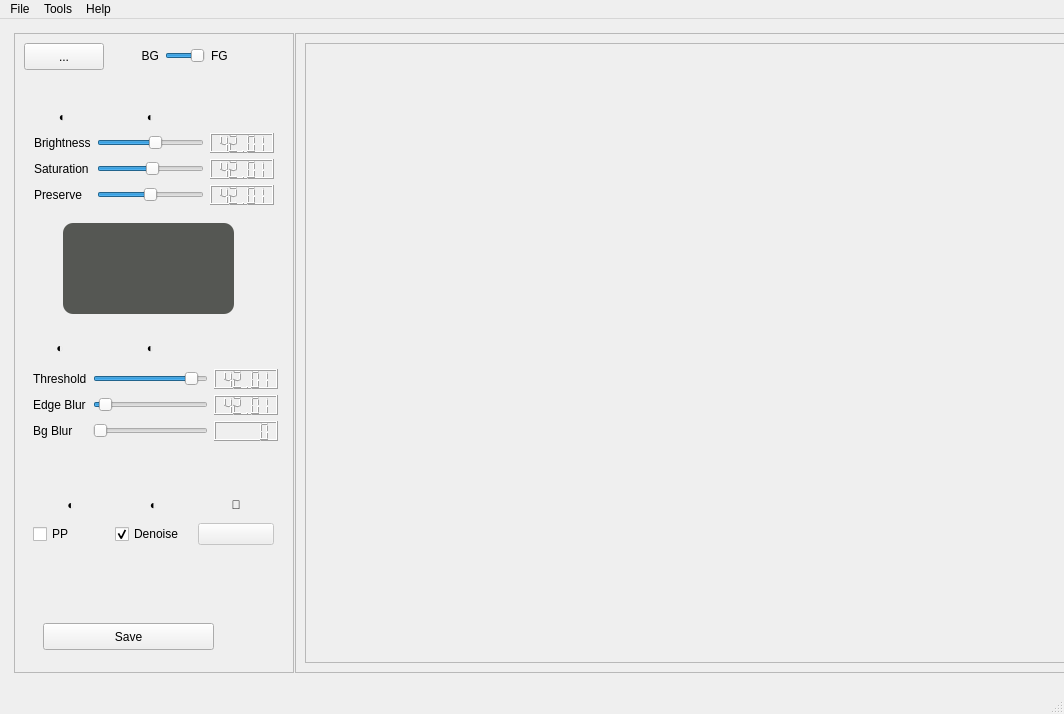
<?xml version="1.0" encoding="UTF-8"?>
<ui version="4.0">
 <class>MainWindow</class>
 <widget class="QMainWindow" name="MainWindow">
  <property name="geometry">
   <rect>
    <x>0</x>
    <y>0</y>
    <width>1064</width>
    <height>714</height>
   </rect>
  </property>
  <property name="acceptDrops">
   <bool>true</bool>
  </property>
  <property name="windowTitle">
   <string>MainWindow</string>
  </property>
  <property name="windowIcon">
   <iconset>
    <normaloff>:/icon/appicon.png</normaloff>:/icon/appicon.png</iconset>
  </property>
  <widget class="QWidget" name="centralwidget">
   <property name="minimumSize">
    <size>
     <width>800</width>
     <height>600</height>
    </size>
   </property>
   <layout class="QHBoxLayout" name="horizontalLayout">
    <item>
     <layout class="QHBoxLayout" name="horizontalLayout_2" stretch="0,0">
      <property name="spacing">
       <number>1</number>
      </property>
      <property name="sizeConstraint">
       <enum>QLayout::SetDefaultConstraint</enum>
      </property>
      <property name="leftMargin">
       <number>5</number>
      </property>
      <property name="topMargin">
       <number>5</number>
      </property>
      <property name="rightMargin">
       <number>5</number>
      </property>
      <property name="bottomMargin">
       <number>10</number>
      </property>
      <item>
       <widget class="QFrame" name="frameControl">
        <property name="sizePolicy">
         <sizepolicy hsizetype="Preferred" vsizetype="Preferred">
          <horstretch>0</horstretch>
          <verstretch>0</verstretch>
         </sizepolicy>
        </property>
        <property name="minimumSize">
         <size>
          <width>280</width>
          <height>0</height>
         </size>
        </property>
        <property name="maximumSize">
         <size>
          <width>250</width>
          <height>16777215</height>
         </size>
        </property>
        <property name="styleSheet">
         <string notr="true"/>
        </property>
        <property name="frameShape">
         <enum>QFrame::StyledPanel</enum>
        </property>
        <property name="frameShadow">
         <enum>QFrame::Raised</enum>
        </property>
        <widget class="QPushButton" name="button2Browse">
         <property name="geometry">
          <rect>
           <x>10</x>
           <y>10</y>
           <width>80</width>
           <height>27</height>
          </rect>
         </property>
         <property name="maximumSize">
          <size>
           <width>150</width>
           <height>16777215</height>
          </size>
         </property>
         <property name="toolTip">
          <string>&lt;html&gt;&lt;head/&gt;&lt;body&gt;&lt;p&gt;Open an image file to edit&lt;/p&gt;&lt;/body&gt;&lt;/html&gt;</string>
         </property>
         <property name="text">
          <string>...</string>
         </property>
        </widget>
        <widget class="QFrame" name="frameSliders">
         <property name="geometry">
          <rect>
           <x>9</x>
           <y>60</y>
           <width>291</width>
           <height>511</height>
          </rect>
         </property>
         <property name="minimumSize">
          <size>
           <width>250</width>
           <height>0</height>
          </size>
         </property>
         <property name="styleSheet">
          <string notr="true"/>
         </property>
         <property name="frameShape">
          <enum>QFrame::NoFrame</enum>
         </property>
         <property name="frameShadow">
          <enum>QFrame::Sunken</enum>
         </property>
         <property name="lineWidth">
          <number>0</number>
         </property>
         <widget class="QWidget" name="layoutWidget">
          <property name="geometry">
           <rect>
            <x>10</x>
            <y>400</y>
            <width>241</width>
            <height>52</height>
           </rect>
          </property>
          <layout class="QGridLayout" name="gridLayout_3">
           <item row="3" column="0">
            <widget class="QCheckBox" name="check_pp">
             <property name="toolTip">
              <string>&lt;html&gt;&lt;head/&gt;&lt;body&gt;&lt;p&gt;PostProcess &lt;span style=&quot; font-weight:600;&quot;&gt;whole&lt;/span&gt; image&lt;/p&gt;&lt;/body&gt;&lt;/html&gt;</string>
             </property>
             <property name="text">
              <string>PP</string>
             </property>
             <property name="checked">
              <bool>false</bool>
             </property>
            </widget>
           </item>
           <item row="2" column="0">
            <widget class="QLabel" name="label_4">
             <property name="text">
              <string>◐</string>
             </property>
             <property name="alignment">
              <set>Qt::AlignCenter</set>
             </property>
            </widget>
           </item>
           <item row="3" column="1">
            <widget class="QCheckBox" name="check_blur">
             <property name="toolTip">
              <string>&lt;html&gt;&lt;head/&gt;&lt;body&gt;&lt;p&gt;Denoise selected area&lt;/p&gt;&lt;/body&gt;&lt;/html&gt;</string>
             </property>
             <property name="text">
              <string>Denoise</string>
             </property>
             <property name="checked">
              <bool>true</bool>
             </property>
            </widget>
           </item>
           <item row="2" column="1">
            <widget class="QLabel" name="label">
             <property name="text">
              <string>◐</string>
             </property>
             <property name="alignment">
              <set>Qt::AlignCenter</set>
             </property>
            </widget>
           </item>
           <item row="3" column="2">
            <widget class="QPushButton" name="buttonReset">
             <property name="enabled">
              <bool>false</bool>
             </property>
             <property name="sizePolicy">
              <sizepolicy hsizetype="Minimum" vsizetype="Minimum">
               <horstretch>0</horstretch>
               <verstretch>0</verstretch>
              </sizepolicy>
             </property>
             <property name="minimumSize">
              <size>
               <width>20</width>
               <height>20</height>
              </size>
             </property>
             <property name="toolTip">
              <string>Reset!</string>
             </property>
             <property name="styleSheet">
              <string notr="true">/* border-color: rgb(239, 41, 41);
color: rgb(255, 255, 255); */</string>
             </property>
             <property name="text">
              <string/>
             </property>
            </widget>
           </item>
           <item row="2" column="2">
            <widget class="QLabel" name="label_5">
             <property name="text">
              <string>🔨</string>
             </property>
             <property name="alignment">
              <set>Qt::AlignCenter</set>
             </property>
            </widget>
           </item>
          </layout>
         </widget>
         <widget class="QLabel" name="label_maskimage">
          <property name="geometry">
           <rect>
            <x>40</x>
            <y>130</y>
            <width>171</width>
            <height>91</height>
           </rect>
          </property>
          <property name="toolTip">
           <string>&lt;html&gt;&lt;head/&gt;&lt;body&gt;&lt;p&gt;Current  Selection (Segmentation)&lt;/p&gt;&lt;/body&gt;&lt;/html&gt;</string>
          </property>
          <property name="styleSheet">
           <string notr="true">border-radius: 10px;  
border-color: rgb(136, 138, 133);
background-color: rgb(85, 87, 83)</string>
          </property>
          <property name="frameShadow">
           <enum>QFrame::Plain</enum>
          </property>
          <property name="text">
           <string/>
          </property>
          <property name="scaledContents">
           <bool>false</bool>
          </property>
          <property name="alignment">
           <set>Qt::AlignCenter</set>
          </property>
          <property name="margin">
           <number>5</number>
          </property>
         </widget>
         <widget class="QWidget" name="">
          <property name="geometry">
           <rect>
            <x>11</x>
            <y>13</y>
            <width>240</width>
            <height>99</height>
           </rect>
          </property>
          <layout class="QGridLayout" name="gridLayout_2">
           <item row="0" column="0">
            <widget class="QLabel" name="labelSeparator2">
             <property name="styleSheet">
              <string notr="true"/>
             </property>
             <property name="text">
              <string>◐</string>
             </property>
             <property name="alignment">
              <set>Qt::AlignCenter</set>
             </property>
            </widget>
           </item>
           <item row="0" column="1">
            <widget class="QLabel" name="labelSeparator2_3">
             <property name="styleSheet">
              <string notr="true"/>
             </property>
             <property name="text">
              <string>◐</string>
             </property>
             <property name="alignment">
              <set>Qt::AlignCenter</set>
             </property>
            </widget>
           </item>
           <item row="1" column="0">
            <widget class="QLabel" name="lablel_brightness">
             <property name="text">
              <string>Brightness</string>
             </property>
            </widget>
           </item>
           <item row="1" column="1">
            <widget class="QSlider" name="slider_bright">
             <property name="toolTip">
              <string>&lt;html&gt;&lt;head/&gt;&lt;body&gt;&lt;p&gt;Brightness of Segment&lt;/p&gt;&lt;p&gt;Select &lt;span style=&quot; font-weight:600;&quot;&gt;Back &lt;/span&gt;from above if you want to brighten background only &lt;/p&gt;&lt;/body&gt;&lt;/html&gt;</string>
             </property>
             <property name="minimum">
              <number>-200</number>
             </property>
             <property name="maximum">
              <number>200</number>
             </property>
             <property name="singleStep">
              <number>1</number>
             </property>
             <property name="value">
              <number>20</number>
             </property>
             <property name="orientation">
              <enum>Qt::Horizontal</enum>
             </property>
             <property name="tickInterval">
              <number>5</number>
             </property>
            </widget>
           </item>
           <item row="1" column="2">
            <widget class="QLCDNumber" name="lcd_bright">
             <property name="maximumSize">
              <size>
               <width>16777215</width>
               <height>20</height>
              </size>
             </property>
             <property name="font">
              <font>
               <family>Ubuntu</family>
               <pointsize>12</pointsize>
               <strikeout>false</strikeout>
              </font>
             </property>
             <property name="smallDecimalPoint">
              <bool>false</bool>
             </property>
             <property name="value" stdset="0">
              <double>42.009999999999998</double>
             </property>
            </widget>
           </item>
           <item row="2" column="0">
            <widget class="QLabel" name="label_saturation">
             <property name="text">
              <string>Saturation</string>
             </property>
            </widget>
           </item>
           <item row="2" column="1">
            <widget class="QSlider" name="slider_saturation">
             <property name="toolTip">
              <string>Color saturation</string>
             </property>
             <property name="minimum">
              <number>-200</number>
             </property>
             <property name="maximum">
              <number>200</number>
             </property>
             <property name="value">
              <number>10</number>
             </property>
             <property name="orientation">
              <enum>Qt::Horizontal</enum>
             </property>
             <property name="tickInterval">
              <number>5</number>
             </property>
            </widget>
           </item>
           <item row="2" column="2">
            <widget class="QLCDNumber" name="lcd_satur">
             <property name="maximumSize">
              <size>
               <width>16777215</width>
               <height>20</height>
              </size>
             </property>
             <property name="value" stdset="0">
              <double>42.009999999999998</double>
             </property>
            </widget>
           </item>
           <item row="3" column="0">
            <widget class="QLabel" name="label_3">
             <property name="text">
              <string>Preserve</string>
             </property>
            </widget>
           </item>
           <item row="3" column="1">
            <widget class="QSlider" name="slider_blendwt1">
             <property name="toolTip">
              <string>Weightage for original image</string>
             </property>
             <property name="minimum">
              <number>1</number>
             </property>
             <property name="maximum">
              <number>100</number>
             </property>
             <property name="singleStep">
              <number>5</number>
             </property>
             <property name="value">
              <number>50</number>
             </property>
             <property name="orientation">
              <enum>Qt::Horizontal</enum>
             </property>
             <property name="tickInterval">
              <number>5</number>
             </property>
            </widget>
           </item>
           <item row="3" column="2">
            <widget class="QLCDNumber" name="lcd_blendwt1">
             <property name="maximumSize">
              <size>
               <width>16777215</width>
               <height>20</height>
              </size>
             </property>
             <property name="value" stdset="0">
              <double>42.009999999999998</double>
             </property>
            </widget>
           </item>
          </layout>
         </widget>
         <widget class="QWidget" name="">
          <property name="geometry">
           <rect>
            <x>10</x>
            <y>240</y>
            <width>245</width>
            <height>108</height>
           </rect>
          </property>
          <layout class="QGridLayout" name="gridLayout">
           <item row="0" column="0">
            <widget class="QLabel" name="labelSeparator2_4">
             <property name="styleSheet">
              <string notr="true"/>
             </property>
             <property name="text">
              <string>◐</string>
             </property>
             <property name="alignment">
              <set>Qt::AlignCenter</set>
             </property>
            </widget>
           </item>
           <item row="0" column="1">
            <widget class="QLabel" name="labelSeparator2_2">
             <property name="styleSheet">
              <string notr="true"/>
             </property>
             <property name="text">
              <string>◐</string>
             </property>
             <property name="alignment">
              <set>Qt::AlignCenter</set>
             </property>
            </widget>
           </item>
           <item row="1" column="0">
            <widget class="QLabel" name="label_2">
             <property name="text">
              <string>Threshold</string>
             </property>
             <property name="margin">
              <number>5</number>
             </property>
            </widget>
           </item>
           <item row="1" column="1">
            <widget class="QSlider" name="slider_thresh">
             <property name="toolTip">
              <string>&lt;html&gt;&lt;head/&gt;&lt;body&gt;&lt;p&gt;Lower this to grow the selection&lt;/p&gt;&lt;p&gt;Use this with &lt;span style=&quot; font-weight:600;&quot;&gt;Blur Edge&lt;/span&gt; to control edges&lt;/p&gt;&lt;/body&gt;&lt;/html&gt;</string>
             </property>
             <property name="minimum">
              <number>1</number>
             </property>
             <property name="maximum">
              <number>99</number>
             </property>
             <property name="singleStep">
              <number>5</number>
             </property>
             <property name="value">
              <number>90</number>
             </property>
             <property name="orientation">
              <enum>Qt::Horizontal</enum>
             </property>
             <property name="tickInterval">
              <number>5</number>
             </property>
            </widget>
           </item>
           <item row="1" column="2">
            <widget class="QLCDNumber" name="lcd_thresh">
             <property name="maximumSize">
              <size>
               <width>16777215</width>
               <height>20</height>
              </size>
             </property>
             <property name="value" stdset="0">
              <double>42.009999999999998</double>
             </property>
            </widget>
           </item>
           <item row="2" column="0">
            <widget class="QLabel" name="label_9">
             <property name="text">
              <string>Edge Blur</string>
             </property>
            </widget>
           </item>
           <item row="2" column="1">
            <widget class="QSlider" name="slider_bluredge">
             <property name="toolTip">
              <string>&lt;html&gt;&lt;head/&gt;&lt;body&gt;&lt;p&gt;Blur  selection edges &lt;/p&gt;&lt;/body&gt;&lt;/html&gt;</string>
             </property>
             <property name="minimum">
              <number>1</number>
             </property>
             <property name="maximum">
              <number>200</number>
             </property>
             <property name="value">
              <number>10</number>
             </property>
             <property name="orientation">
              <enum>Qt::Horizontal</enum>
             </property>
             <property name="tickInterval">
              <number>5</number>
             </property>
            </widget>
           </item>
           <item row="2" column="2">
            <widget class="QLCDNumber" name="lcd_blur">
             <property name="maximumSize">
              <size>
               <width>16777215</width>
               <height>20</height>
              </size>
             </property>
             <property name="value" stdset="0">
              <double>42.009999999999998</double>
             </property>
            </widget>
           </item>
           <item row="3" column="0">
            <widget class="QLabel" name="label_6">
             <property name="text">
              <string>Bg Blur</string>
             </property>
            </widget>
           </item>
           <item row="3" column="1">
            <widget class="QSlider" name="slider_bgblur">
             <property name="enabled">
              <bool>false</bool>
             </property>
             <property name="toolTip">
              <string>&lt;html&gt;&lt;head/&gt;&lt;body&gt;&lt;p&gt;Background blur factor&lt;/p&gt;&lt;p&gt;(Enabled in BG mode)&lt;/p&gt;&lt;/body&gt;&lt;/html&gt;</string>
             </property>
             <property name="minimum">
              <number>1</number>
             </property>
             <property name="maximum">
              <number>100</number>
             </property>
             <property name="singleStep">
              <number>4</number>
             </property>
             <property name="value">
              <number>1</number>
             </property>
             <property name="orientation">
              <enum>Qt::Horizontal</enum>
             </property>
             <property name="tickInterval">
              <number>5</number>
             </property>
            </widget>
           </item>
           <item row="3" column="2">
            <widget class="QLCDNumber" name="lcd_bgblur">
             <property name="maximumSize">
              <size>
               <width>16777215</width>
               <height>20</height>
              </size>
             </property>
             <property name="value" stdset="0">
              <double>0.000000000000000</double>
             </property>
             <property name="intValue" stdset="0">
              <number>0</number>
             </property>
            </widget>
           </item>
          </layout>
         </widget>
        </widget>
        <widget class="QWidget" name="layoutWidget">
         <property name="geometry">
          <rect>
           <x>100</x>
           <y>10</y>
           <width>141</width>
           <height>25</height>
          </rect>
         </property>
         <layout class="QHBoxLayout" name="horizontalLayout_4">
          <item>
           <widget class="QLabel" name="label_fore">
            <property name="styleSheet">
             <string notr="true"/>
            </property>
            <property name="text">
             <string>BG</string>
            </property>
            <property name="alignment">
             <set>Qt::AlignRight|Qt::AlignTrailing|Qt::AlignVCenter</set>
            </property>
            <property name="margin">
             <number>2</number>
            </property>
           </widget>
          </item>
          <item>
           <widget class="QSlider" name="sliderModeToggle">
            <property name="maximumSize">
             <size>
              <width>40</width>
              <height>16777215</height>
             </size>
            </property>
            <property name="toolTip">
             <string>&lt;html&gt;&lt;head/&gt;&lt;body&gt;&lt;p&gt;Foreground or Background?&lt;/p&gt;&lt;/body&gt;&lt;/html&gt;</string>
            </property>
            <property name="styleSheet">
             <string notr="true"/>
            </property>
            <property name="minimum">
             <number>0</number>
            </property>
            <property name="maximum">
             <number>1</number>
            </property>
            <property name="pageStep">
             <number>1</number>
            </property>
            <property name="value">
             <number>1</number>
            </property>
            <property name="orientation">
             <enum>Qt::Horizontal</enum>
            </property>
            <property name="invertedAppearance">
             <bool>false</bool>
            </property>
           </widget>
          </item>
          <item>
           <widget class="QLabel" name="label_back">
            <property name="text">
             <string>FG</string>
            </property>
            <property name="margin">
             <number>2</number>
            </property>
           </widget>
          </item>
         </layout>
        </widget>
        <widget class="QPushButton" name="button2Save">
         <property name="geometry">
          <rect>
           <x>29</x>
           <y>590</y>
           <width>171</width>
           <height>27</height>
          </rect>
         </property>
         <property name="toolTip">
          <string>&lt;html&gt;&lt;head/&gt;&lt;body&gt;&lt;p&gt;Save edited File&lt;/p&gt;&lt;p&gt;It might take more time than previews&lt;/p&gt;&lt;/body&gt;&lt;/html&gt;</string>
         </property>
         <property name="styleSheet">
          <string notr="true">border-color:rgb(136, 138, 133)</string>
         </property>
         <property name="text">
          <string>Save</string>
         </property>
        </widget>
       </widget>
      </item>
      <item>
       <widget class="QScrollArea" name="scrollArea">
        <property name="sizePolicy">
         <sizepolicy hsizetype="Expanding" vsizetype="Expanding">
          <horstretch>0</horstretch>
          <verstretch>0</verstretch>
         </sizepolicy>
        </property>
        <property name="minimumSize">
         <size>
          <width>800</width>
          <height>600</height>
         </size>
        </property>
        <property name="lineWidth">
         <number>1</number>
        </property>
        <property name="verticalScrollBarPolicy">
         <enum>Qt::ScrollBarAlwaysOn</enum>
        </property>
        <property name="sizeAdjustPolicy">
         <enum>QAbstractScrollArea::AdjustToContents</enum>
        </property>
        <property name="widgetResizable">
         <bool>true</bool>
        </property>
        <property name="alignment">
         <set>Qt::AlignCenter</set>
        </property>
        <widget class="QWidget" name="scrollAreaWidgetContents">
         <property name="geometry">
          <rect>
           <x>0</x>
           <y>0</y>
           <width>784</width>
           <height>631</height>
          </rect>
         </property>
         <property name="sizePolicy">
          <sizepolicy hsizetype="Expanding" vsizetype="Expanding">
           <horstretch>0</horstretch>
           <verstretch>0</verstretch>
          </sizepolicy>
         </property>
         <layout class="QHBoxLayout" name="horizontalLayout_3">
          <item>
           <widget class="QLabel" name="label_mainimage">
            <property name="enabled">
             <bool>true</bool>
            </property>
            <property name="sizePolicy">
             <sizepolicy hsizetype="Expanding" vsizetype="Expanding">
              <horstretch>0</horstretch>
              <verstretch>0</verstretch>
             </sizepolicy>
            </property>
            <property name="font">
             <font>
              <strikeout>false</strikeout>
             </font>
            </property>
            <property name="acceptDrops">
             <bool>true</bool>
            </property>
            <property name="toolTip">
             <string>&lt;html&gt;&lt;head/&gt;&lt;body&gt;&lt;p&gt;You have not opened any image file &lt;/p&gt;&lt;p&gt;(Use File Open Button on&lt;span style=&quot; font-weight:600;&quot;&gt; Top Left&lt;/span&gt;)&lt;/p&gt;&lt;/body&gt;&lt;/html&gt;</string>
            </property>
            <property name="styleSheet">
             <string notr="true"/>
            </property>
            <property name="frameShape">
             <enum>QFrame::StyledPanel</enum>
            </property>
            <property name="frameShadow">
             <enum>QFrame::Plain</enum>
            </property>
            <property name="lineWidth">
             <number>1</number>
            </property>
            <property name="midLineWidth">
             <number>0</number>
            </property>
            <property name="text">
             <string/>
            </property>
            <property name="scaledContents">
             <bool>false</bool>
            </property>
            <property name="alignment">
             <set>Qt::AlignCenter</set>
            </property>
            <property name="margin">
             <number>10</number>
            </property>
           </widget>
          </item>
         </layout>
        </widget>
       </widget>
      </item>
     </layout>
    </item>
   </layout>
  </widget>
  <widget class="QMenuBar" name="menubar">
   <property name="geometry">
    <rect>
     <x>0</x>
     <y>0</y>
     <width>1064</width>
     <height>24</height>
    </rect>
   </property>
   <widget class="QMenu" name="menuFile">
    <property name="title">
     <string>File</string>
    </property>
    <addaction name="action_open"/>
    <addaction name="action_save"/>
    <addaction name="action_quit"/>
   </widget>
   <widget class="QMenu" name="menuHelp">
    <property name="title">
     <string>Help</string>
    </property>
    <addaction name="action_about"/>
   </widget>
   <widget class="QMenu" name="menuTools">
    <property name="title">
     <string>Tools</string>
    </property>
    <addaction name="action_ParentFolder"/>
    <addaction name="actionExportTransparency"/>
   </widget>
   <addaction name="menuFile"/>
   <addaction name="menuTools"/>
   <addaction name="menuHelp"/>
  </widget>
  <widget class="QStatusBar" name="statusbar">
   <property name="styleSheet">
    <string notr="true"/>
   </property>
  </widget>
  <action name="action_open">
   <property name="text">
    <string>Open</string>
   </property>
   <property name="toolTip">
    <string>Open an Image</string>
   </property>
  </action>
  <action name="action_save">
   <property name="enabled">
    <bool>false</bool>
   </property>
   <property name="text">
    <string>Save</string>
   </property>
  </action>
  <action name="action_quit">
   <property name="text">
    <string>Quit</string>
   </property>
  </action>
  <action name="action_about">
   <property name="text">
    <string>About</string>
   </property>
  </action>
  <action name="action_ParentFolder">
   <property name="text">
    <string>Locate On Disk</string>
   </property>
   <property name="toolTip">
    <string>Open containing folder</string>
   </property>
  </action>
  <action name="actionExportTransparency">
   <property name="text">
    <string>FG to Clipboard</string>
   </property>
   <property name="toolTip">
    <string>&lt;html&gt;&lt;head/&gt;&lt;body&gt;&lt;p&gt;Save Transparent png image with foreground only&lt;/p&gt;&lt;/body&gt;&lt;/html&gt;</string>
   </property>
  </action>
 </widget>
 <resources/>
 <connections/>
</ui>
